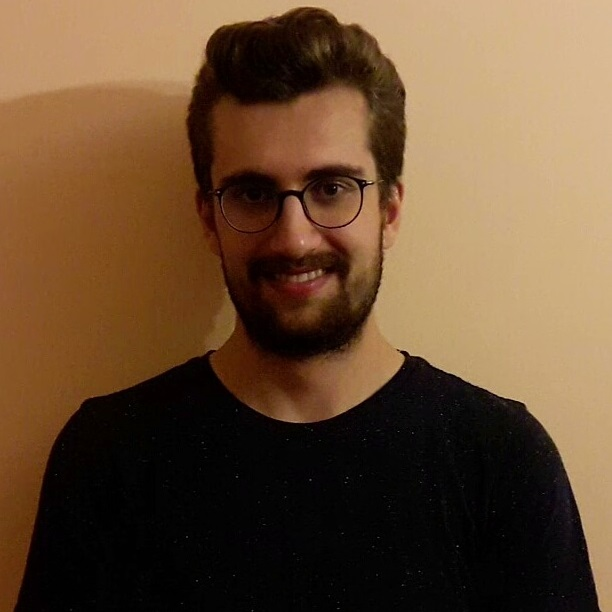
#> input picture Old Versions and Misc/Denemeler/a.jpg, 612 x 612 px, given in place of the camera
$ python faceDetec.py
#> lines starting #> are read from the running program, lines starting #| are printed output that depends on the picture
import cv2

# OpenCV yüz tespitçisi (face detector) yükleniyor
face_cascade = cv2.CascadeClassifier(cv2.data.haarcascades + 'haarcascade_frontalface_default.xml')

# Kamera bağlantısı başlatılıyor
video_capture = cv2.VideoCapture(1)

kucultmeOrani = 2  # İstediğiniz küçültme oranını buraya girin

while True:
    # Kameradan bir kare alınıyor
    ret, frame = video_capture.read()
#> frame is the input picture: shape (612, 612, 3); mean B, G, R 51.8, 77.6, 104.7

    # Kareyi küçültme
    frame = cv2.resize(frame, (0, 0), fx=1/kucultmeOrani, fy=1/kucultmeOrani)
#> frame: shape (306, 306, 3)

    # Kareyi gri tonlamaya dönüştürme
    gray = cv2.cvtColor(frame, cv2.COLOR_BGR2GRAY)
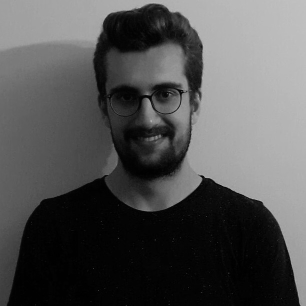
#> gray: shape (306, 306); min 0, max 193, mean 82.9

    # Yüz tespiti yapma
    faces = face_cascade.detectMultiScale(gray, scaleFactor=1.1, minNeighbors=5, minSize=(30, 30))
#> faces = [[89, 51, 116, 116]]

    # Tespit edilen yüzleri dikdörtgenle çevreleme
    for (x, y, w, h) in faces:
        cv2.rectangle(frame, (x, y), (x+w, y+h), (0, 255, 0), 2)
#> this loop made 1 pass
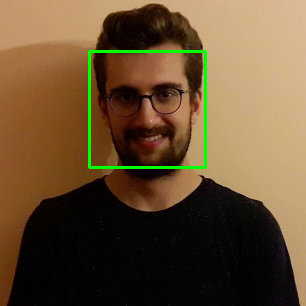
#> frame: shape (306, 306, 3); mean B, G, R 51.1, 80.2, 103

    # Sonuçları gösterme
    cv2.imshow('Face Detection', frame)

    # 'q' tuşuna basıldığında döngüden çıkma
    if cv2.waitKey(1) & 0xFF == ord('q'):
#> (key q is pressed here)
        break

# Kaynakları serbest bırakma
video_capture.release()
cv2.destroyAllWindows()
